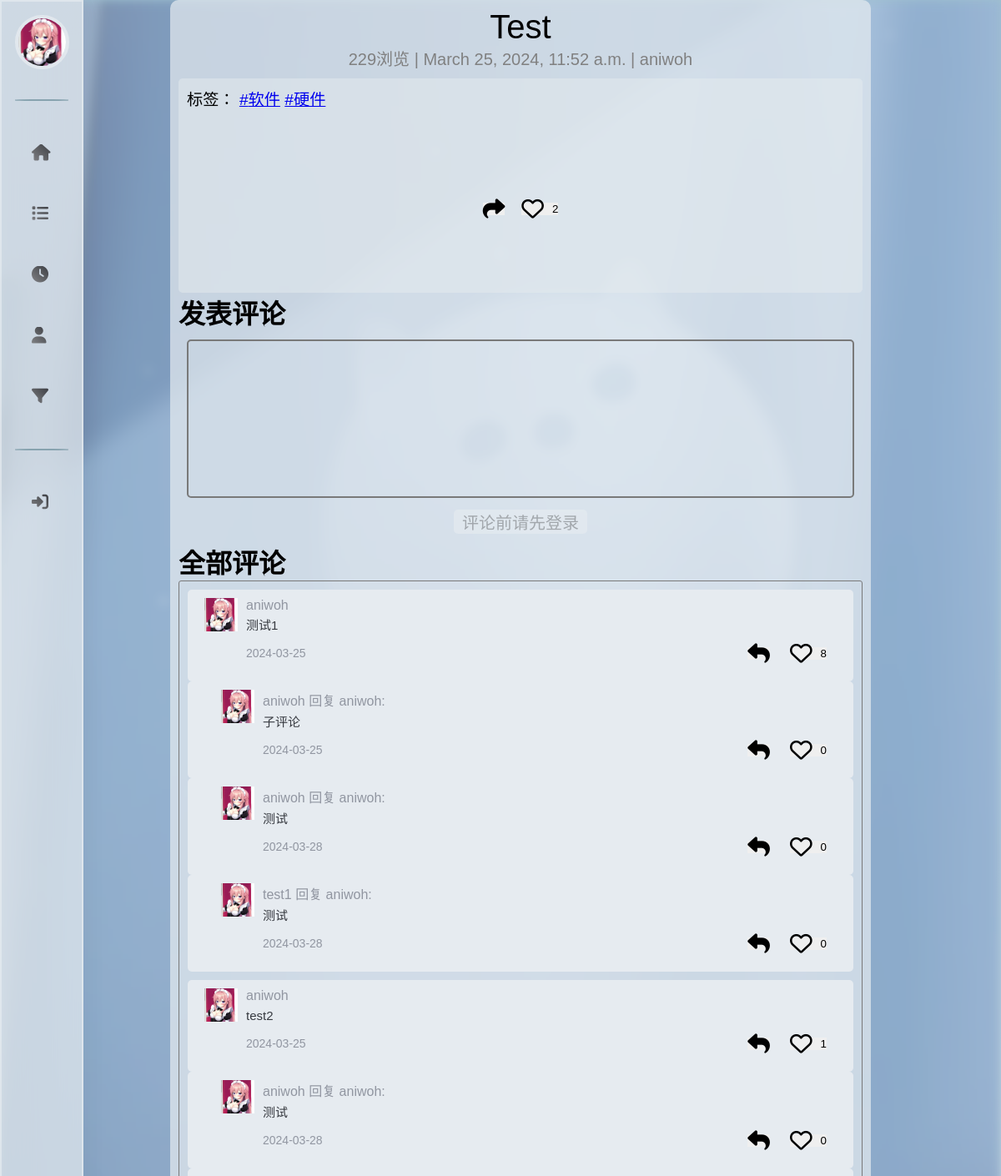
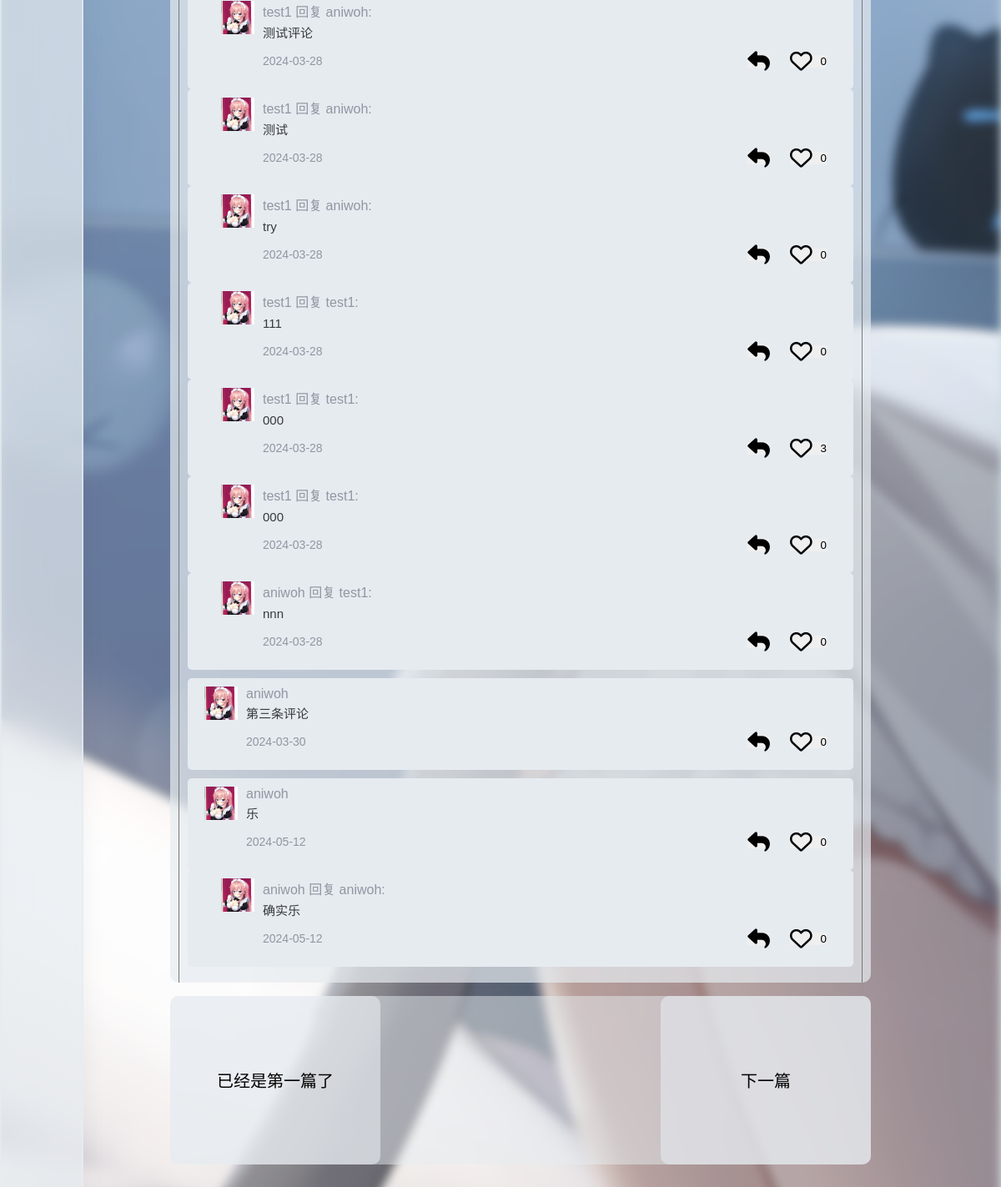
Page /index/post?id=1 on the committed database (2 pictures, top to bottom).
### index_app/models.py (models this page shows)
class MarkdownFilePool(models.Model):
    title = models.CharField(max_length=100)
    content = models.TextField()
    author = models.CharField(max_length=100)
    created_at = models.DateTimeField(auto_now_add=True)
    comment_count = models.IntegerField(default=0)
    view_count = models.IntegerField(default=0)
    thumbs_up = models.IntegerField(default=0)
    tags = models.ManyToManyField(Tag)

class Tag(models.Model):
    name = models.CharField(max_length=100)

class Comments(models.Model):
    content = models.TextField(max_length=100)
    created_at = models.DateTimeField(auto_now_add=True)
    article_id = models.IntegerField()
    author = models.TextField(max_length=20)
    belong_to_comment = models.IntegerField(default=0) # 0 means this comment is a root comment, otherwise it is a reply to a comment
    repeat_someone = models.TextField(max_length=20, default='') # if this comment is a reply to a comment, this field will store the author of the comment
    thumbs_up = models.IntegerField(default=0)

### index_app/views.py (the view)
# urls.py: path('post',views.post,name='post'),
def post(request):
    now_id=request.GET.get('id')
    if not now_id:
        now_id=1
        return redirect(reverse('post') + '?id=1')
    markdown = MarkdownFilePool.objects.get(id=now_id)  # 获取第一个Markdown文件
    prev_record = MarkdownFilePool.objects.filter(id__lt=markdown.id).last()
    next_record = MarkdownFilePool.objects.filter(id__gt=markdown.id).first()
    markdown.view_count+=1
    markdown.save()
    root_comments=Comments.objects.filter(article_id=now_id,belong_to_comment=0)
    child_comments=Comments.objects.filter(article_id=now_id,belong_to_comment__gt=0)
    context = {
        'markdown': markdown,
        'prev_record': prev_record,
        'next_record': next_record,
        'root_comments':root_comments,
        'child_comments':child_comments,
        'tags':markdown.tags.all(),
    }
    return render(request, 'index/post.html', context)

### templates/index/post.html (shortened to what this page needs)
{% extends "./layout-index.html" %}
{% block content %}
<link rel="stylesheet" href="{% static 'css/post_style.css' %}">
<link rel="stylesheet" href="{% static 'css/markdown-content.css' %}">
<link rel="stylesheet" href="{% static 'css/comment_style.css' %}">
<div class="markdown-main">
    <div class="markdown-title">
        {{markdown.title}}
    </div>
    <div class="markdown-author">
        {{markdown.view_count}}浏览     |    {{markdown.created_at}}    |    {{markdown.author}}
    </div>
    <div class="tool_bar_border">
        <div class="article-tags" style="font-size: larger; margin-right: 10px;">
            标签：
            {% for tag in tags %}
                <a href="{{ tag.id }}">#{{ tag.name }}</a>
            {% endfor %}
        </div>
        <div class="tool_bar">
            <button class="article_share" lay-on="article_share"></button>
            <button class="article_thumbs_up" data-article-id="{{markdown.id}}"><span style="margin-left: 10px;">{{markdown.thumbs_up}}</span></button>
        </div>
    </div>
    <div class="comment_post" >
        <h1>发表评论</h1>
        <div class="comment_post_border">
            <form id="comment_form" method="post" action="{% url 'post_comment' %}">
                <textarea id="comment-textarea" class="comment-textarea" name="text" rows="8" cols="50" tabindex="4" required=""></textarea>
                {% if user.is_authenticated %}
                    <button id="submit" class="comment-submit">发表评论</button>
                {% else %}
                    <button id="submit" class="comment-submit" disabled>评论前请先登录</button>
                {% endif %}
            </form>
        </div>
    </div>
    <div class="comment_content" >
        <h1>全部评论</h1>
        <div class="comment_content_border">
            <div class="comment_content_display">
                {% for root_comment in root_comments %}
                <div class="every_comment">
                    <div class="comment_image">
                        <img src="{% static 'img/avater_240.jpg' %}" alt="" height="40px" width="40px">
                    </div>
                    <div class="comment_main">
                        <div class="comment_main_header">{{ root_comment.author}}</div>
                        <div class="comment_main_content" style="width: auto;">{{root_comment.content}}</div>
                        <div class="comment_main_footer">
                            <div class="comment_main_footer_time"> {{ root_comment.created_at|date:"Y-m-d"}}</div>
                            <div class="comment_main_footer_tool">
                                <button class="comment_reply" onclick="" lay-on="comment_repeat" data-belong-to-comment="{{root_comment.id}}" data-repeat-someone="{{root_comment.author}}"></button>
                                <button class="comment_thumbs_up" data-comment-id="{{root_comment.id}}"><span style="margin-left: 10px;">{{root_comment.thumbs_up}}</span></button>
                            </div>
                        </div>
                    </div>
                </div>
                {% for child_comment in child_comments %}
                {% if child_comment.belong_to_comment == root_comment.id %}
                <div class="every_comment child_comment">
                    <div class="comment_image">
                        <img src="{% static 'img/avater_240.jpg' %}" alt="" height="40px" width="40px">
                    </div>
                    <div class="comment_main">
                        <div class="comment_main_header">
                            {{ child_comment.author}}
                            {% if child_comment.repeat_someone %}
                            回复 {{child_comment.repeat_someone}}:{% endif %}
                        </div>
                        <div class="comment_main_content" style="width: auto;">{{child_comment.content}}</div>
                        <div class="comment_main_footer">
                            <div class="comment_main_footer_time"> {{ child_comment.created_at|date:"Y-m-d" }}</div>
                            <div class="comment_main_footer_tool">
                                <button class="comment_reply" onclick="" lay-on="comment_repeat" data-belong-to-comment="{{root_comment.id}}" data-repeat-someone="{{child_comment.author}}"></button>
                                <button class="comment_thumbs_up" data-comment-id="{{child_comment.id}}"><span style="margin-left: 10px;">{{child_comment.thumbs_up}}</span></button>
                            </div>
                        </div>
                    </div>
                </div>
                {% endif %}
                {% endfor %}
                <div class="transparent-row" style="height: 10px;"></div>
                {% endfor %}
            </div>
        </div>
    </div>
</div>
<div class="main-footer">
    {% if prev_record %}
    <a href="{% url 'post' %}?id={{ prev_record.id }}"><button type="button" class="pre-but">上一篇</button></a>
    {% else %}
    <button type="button" class="pre-but">已经是第一篇了</button>
    {% endif %}
    {% if next_record %}
    <a href="{% url 'post' %}?id={{ next_record.id }}"><button type="button" class="nxt-but">下一篇</button></a>
    {% else %}
    <button type="button" class="nxt-but">已经是最后一篇了</button>
    {% endif %}
</div>
{% endblock %}

### templates/index/layout-index.html (shortened to what this page needs)
<!DOCTYPE html>
<html lang="en">
<head>
    <link href="https://cdn.bootcdn.net/ajax/libs/font-awesome/6.4.0/css/all.css" rel="stylesheet">
    <link rel="stylesheet" href="{% static 'css/layout-index.css' %}">
    <link href="https://cdn.bootcdn.net/ajax/libs/highlight.js/11.7.0/styles/atom-one-dark.min.css" rel="stylesheet">
    <link href="//unpkg.com/layui@2.9.7/dist/css/layui.css" rel="stylesheet">
</head>
<body>
    <div class="container">
        <nav>
            <div class="brand">
                <a href="/index">
                <img src="{% static 'img/avater_240.jpg' %}" alt="">
                </a>
            </div>
            <hr class="line">
            <ul class="list">
                <li>
                    <i class="fa-solid fa-home"></i>
                </li>
                <li>
                    <i class="fa-solid fa-list"></i>
                </li>
                <li>
                    <i class="fa-solid fa-clock"></i>
                </li>
                <li>
                    <i class="fa-solid fa-user"></i>
                </li>
                <li>
                    <i class="fa-solid fa-filter"></i>
                </li>
                <hr class="line">
                <li>
                    {% if user.is_authenticated %}
                    <i class="fa-solid fa-right-from-bracket"></i>
                    <span><a href="{% url 'logout' %}">Logout</a></span>
                    {% else %}
                    <i class="fa-solid fa-right-to-bracket"></i>
                    {% endif %}
            </ul>
        </nav>
        <div class="main_content">
            {% block content %}
            {% endblock %}
        </div>
    </div>
</body>
</html>

### static/css/layout-index.css (style rules this page uses)
* { margin: 0; padding: 0; border: 0; list-style: none; box-sizing: border-box; }
body { height: 100vh; background: linear-gradient(#9fc0cf,#e5edf1); font-family: "Microsoft YaHei", arial, sans-serif; }
nav a { text-decoration: none; color: inherit; }
.container { width: 100%; height: 100%; display: flex; justify-content: flex-start; }
.container nav { width: 100px; height: 100%; padding: 16px; backdrop-filter: blur(18px); background: rgba(230, 235, 240, .7); border: 2px solid rgba(230, 235, 240, .7); box-shadow: 0 0 30px rgba(0, 0, 0, .05); transition: .6s cubic-bezier(.8, .5, .5, .8); }
nav .brand { width: 100%; display: flex; align-items: center; }
nav .brand img { width: 65px; border-radius: 50%; border: 4px solid rgba(230, 235, 240, .8); }
nav .line { width: 100%; height: 2px; margin: 32px 0; border-radius: 30%; background: #87a3af; }
nav .list { width: 100%; }
nav .list li { display: flex; margin: 12px 0; padding: 20px; cursor: pointer; border-radius: 8px; transition: .4s ease-in-out; }
nav .list i { font-size: 20px; background: linear-gradient(-135deg, #3c3e43, #838487); background-clip: text; -webkit-background-clip: text; -webkit-text-fill-color: transparent; }

### static/css/post_style.css (style rules this page uses)
.main_content { width: 70%; height: 100%; left: 17%; position: absolute; overflow: hidden; }
.markdown-title { width: 100%; text-align: center; font-size: 40px; }
.markdown-author { width: 100%; text-align: center; font-size: 20px; color: gray; }
.markdown-main { overflow: auto; width: 100%; height: 90%; border-radius: 10px; padding: 10px; background-color: rgba(230, 235, 240, 0.7); }
.main-footer { width: 100%; height: 7%; border-radius: 10px; margin-top: 2%; background-color: rgba(230, 235, 240, 0.5); }
.pre-but { font-size: 20px; border-radius: 10px; background-color: rgba(230, 235, 240, 0.6); height: 100%; width: 30%; text-align: center; float: left; }
.nxt-but { font-size: 20px; border-radius: 10px; background-color: rgba(230, 235, 240, 0.6); height: 100%; width: 30%; text-align: center; float: right; }
.tool_bar_border { width: 100%; height: 10%; background-color: rgba(230, 235, 240, 0.5); border-radius: 5px; margin: 0 auto; padding: 10px; }
.tool_bar { width: 100%; height: 100%; margin: 0 auto; display: flex; justify-content: center; align-items: center; }
.article_thumbs_up { margin-left: 20px; }

### static/css/markdown-content.css (style rules this page uses)
* { -webkit-tap-highlight-color: transparent; }

### static/css/comment_style.css (style rules this page uses)
.comment_post_border { border-radius: 3px; height: auto; width: 100%; margin: 0 auto; padding: 10px; }
.comment-textarea { border: 2px solid #797979; resize: none; background-size: contain; border-radius: 5px; min-height: 190px; width: 100%; padding: 13px; background-color: rgba(255,255,255,0); font-size: large; }
.comment-submit { height: auto; width: 20%; margin: 0 auto; margin-top: 10px; text-align: center; display: flex; justify-content: center; background-color: rgba(230, 235, 240, 0.6); font-size: 20px; border-radius: 5px; }
button:disabled { cursor: not-allowed; }
.comment_content_border { border-radius: 3px; border: 1px solid #797979; height: auto; width: 100%; margin: 0 auto; min-height: 200px; padding: 10px; }
.comment_content_display { margin: 0 auto; height: 100%; width: 100%; }
.every_comment { background-color: rgba(230, 235, 240, 1); margin: 0px; padding: 10px 20px 14px; border-radius: 5px; display: flex; }
.comment_main { box-sizing: border-box; margin: 0px 0px 0px 10px; min-width: 0px; flex: 1 1 auto; }
.comment_main_header { box-sizing: border-box; margin: 0px; min-width: 0px; -webkit-box-pack: justify; justify-content: space-between; color: rgb(145, 150, 161); display: flex; }
.comment_main_content { box-sizing: border-box; margin: 4px 0px 0px; min-width: 0px; overflow: hidden; color: rgb(55, 58, 64); overflow-wrap: break-word; font-size: 15px; line-height: 21px; }
.comment_main_footer { box-sizing: border-box; margin: 4px 0px 0px; min-width: 0px; -webkit-box-align: center; align-items: center; display: flex; }
.comment_main_footer_time { box-sizing: border-box; margin: 0px; min-width: 0px; -webkit-box-align: center; align-items: center; flex: 1 1 auto; font-size: 14px; color: rgb(145, 150, 161); display: flex; }
.comment_main_footer_tool { box-sizing: border-box; margin: 0px; min-width: 0px; -webkit-box-align: center; align-items: center; flex: 0 0 auto; display: flex; }
.comment_main_footer_tool button { margin: 12px; }
.child_comment { padding: 10px 20px 14px 40px; }

### rows in the picture
MarkdownFilePool: title "Test", view_count "229", created_at "March 25, 2024, 11:52 a.m.", author "aniwoh", thumbs_up "2"
Tag: name "软件"
Tag: name "硬件"
Comments: author "aniwoh", content "测试1", created_at "2024-03-25", thumbs_up "8"
Comments: author "aniwoh", repeat_someone "aniwoh", content "子评论", created_at "2024-03-25", thumbs_up "0"
Comments: author "aniwoh", repeat_someone "aniwoh", content "测试", created_at "2024-03-28", thumbs_up "0"
Comments: author "test1", repeat_someone "aniwoh", content "测试", created_at "2024-03-28", thumbs_up "0"
Comments: author "aniwoh", content "test2", created_at "2024-03-25", thumbs_up "1"
Comments: author "aniwoh", repeat_someone "aniwoh", content "测试", created_at "2024-03-28", thumbs_up "0"
Comments: author "test1", repeat_someone "aniwoh", content "测试评论", created_at "2024-03-28", thumbs_up "0"
Comments: author "test1", repeat_someone "aniwoh", content "测试", created_at "2024-03-28", thumbs_up "0"
Comments: author "test1", repeat_someone "aniwoh", content "try", created_at "2024-03-28", thumbs_up "0"
Comments: author "test1", repeat_someone "test1", content "111", created_at "2024-03-28", thumbs_up "0"
Comments: author "test1", repeat_someone "test1", content "000", created_at "2024-03-28", thumbs_up "3"
Comments: author "test1", repeat_someone "test1", content "000", created_at "2024-03-28", thumbs_up "0"
Comments: author "aniwoh", repeat_someone "test1", content "nnn", created_at "2024-03-28", thumbs_up "0"
Comments: author "aniwoh", content "第三条评论", created_at "2024-03-30", thumbs_up "0"
Comments: author "aniwoh", content "乐", created_at "2024-05-12", thumbs_up "0"
Comments: author "aniwoh", repeat_someone "aniwoh", content "确实乐", created_at "2024-05-12", thumbs_up "0"
